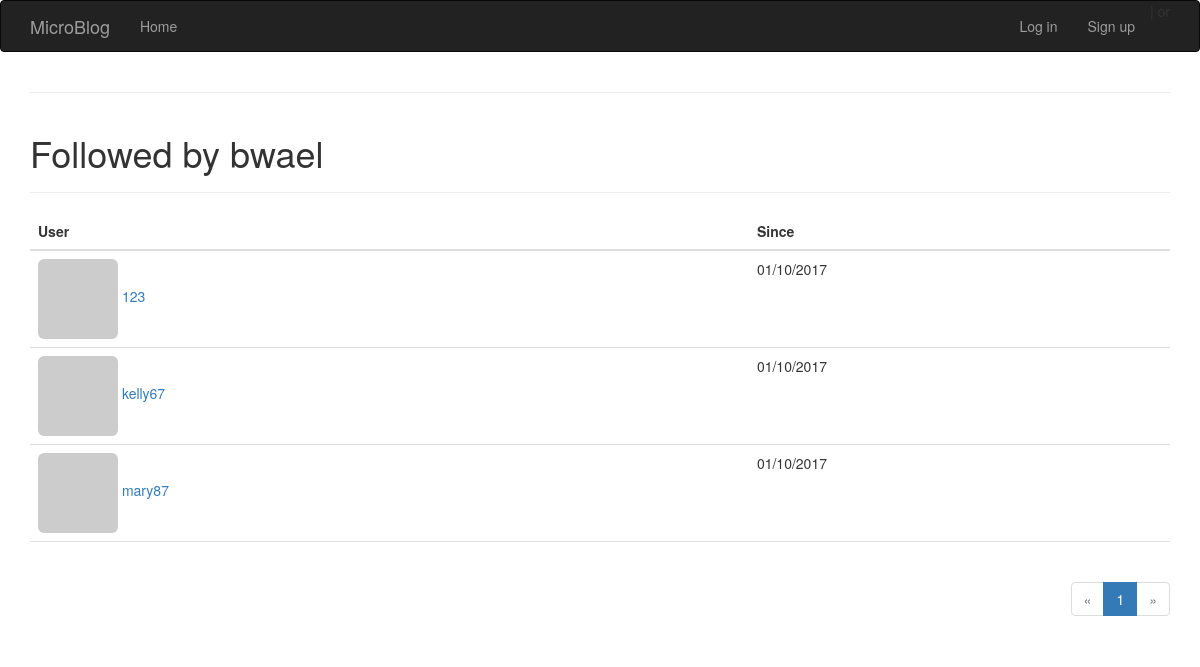
Screenshot of /followed-by/bwael with the database file from the repository.
### app/models.py (models this page shows, shortened)
class User(db.Model):
    id = db.Column(db.Integer, primary_key = True)
    name = db.Column(db.String(64), index = True, unique = True)
    email = db.Column(db.String(120), index = True, unique = True)
    role_id = db.Column(db.Integer, db.ForeignKey('role.id'))
    password_hash = db.Column(db.String(128))
    posts = db.relationship('Post', backref = 'author', lazy = 'dynamic')
    location = db.Column(db.String(64))
    about_me = db.Column(db.String(140))
    member_since = db.Column(db.DateTime(), default=datetime.now)
    last_seen = db.Column(db.DateTime(), default=datetime.now)
    avatar_hash = db.Column(db.String(32))
    followed = db.relationship('Follow',
                               foreign_keys=[Follow.follower_id],
                               backref=db.backref('follower', lazy='joined'),
                               lazy='dynamic',
                               cascade='all, delete-orphan')
    followers = db.relationship('Follow',
                                foreign_keys=[Follow.followed_id],
                                backref=db.backref('followed', lazy='joined'),
                                lazy='dynamic',
                                cascade='all, delete-orphan')
    def gravatar(self, size=100, default='identicon', rating='g'):
        if request.is_secure:
            url = 'https://secure.gravatar.com/avatar'
        else:
            url = 'http://www.gravatar.com/avatar'
        hash = self.avatar_hash or hashlib.md5(
            self.email.encode('utf-8')).hexdigest()
        return '{url}/{hash}?s={size}&d={default}&r={rating}'.format(
            url=url, hash=hash, size=size, default=default, rating=rating)
    @property
    def password(self):
        raise AttributeError('password is not a readable attribute')

class Follow(db.Model):
    follower_id = db.Column(db.Integer, db.ForeignKey('user.id'),
                            primary_key=True)
    followed_id = db.Column(db.Integer, db.ForeignKey('user.id'),
                            primary_key=True)
    timestamp = db.Column(db.DateTime(), default=datetime.now)

### app/views.py (the view)
@app.route('/followed-by/<name>')
def followed_by(name):
    user = User.query.filter_by(name=name).first()
    if user is None:
        flash('Invalid user.')
        return redirect(url_for('index'))
    page = request.args.get('page', 1, type=int)
    pagination = user.followed.paginate(
        page, per_page=current_app.config['FLASKY_FOLLOWERS_PER_PAGE'],
        error_out=False)
    follows = [{'user': item.followed, 'timestamp': item.timestamp}
               for item in pagination.items]
    return render_template('followers.html', user=user, title="Followed by",
                           endpoint='followed_by', pagination=pagination,
                           follows=follows)

### app/templates/followers.html (shortened to what this page needs)
{% extends "base.html" %}
{% import "_macros.html" as macros %}
{% block page_content %}
<div class="page-header">
    <h1>{{ title }} {{ user.name }}</h1>
</div>
<table class="table table-hover followers">
    <thead><tr><th>User</th><th>Since</th></tr></thead>
    {% for follow in follows %}
    {% if follow.user != user %}
    <tr>
        <td>
            <a href="{{ url_for('users', user_id = follow.user.id) }}">
                <img class="img-rounded" src="{{ follow.user.gravatar(size=32) }}">
                {{ follow.user.name }}
            </a>
        </td>
        <td>{{ moment(follow.timestamp).format('L') }}</td>
    </tr>
    {% endif %}
    {% endfor %}
</table>
<div class="pagination">
    {{ macros.pagination_widget(pagination, endpoint, name = user.name) }}
</div>
{% endblock %}

### app/static/styles.css (style rules this page uses)
div.pagination { width: 100%; text-align: right; padding: 0px; margin: 0px; }
.table.followers tr { border-bottom: 1px solid #e0e0e0; }

### rows the page displays
User: name "bwael"
User: user.name "123"
Follow: timestamp "01/10/2017"
User: user.name "kelly67"
Follow: timestamp "01/10/2017"
User: user.name "mary87"
Follow: timestamp "01/10/2017"

### other values shown
{{ title }} "Followed by"
{{ p }} "1"
